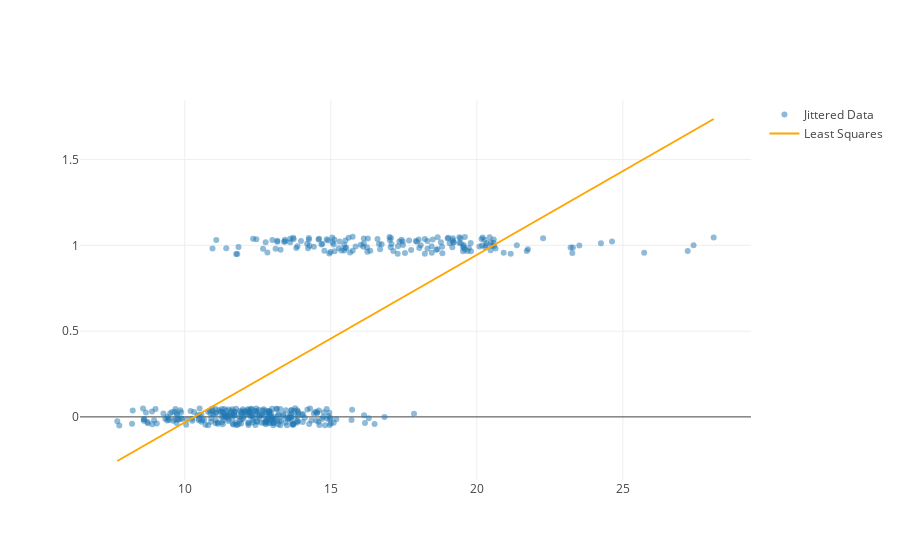

Write notebook code for a chart like this one.
### Markdown cell above
# How is our fit?

### Code cell
jitter_y = Y + 0.1*np.random.rand(len(Y)) - 0.05
points = go.Scatter(name="Jittered Data", 
                    x=np.squeeze(X), y = jitter_y, 
                    mode="markers", marker=dict(opacity=0.5))
X_plt = np.linspace(np.min(X), np.max(X), 10)
model_line = go.Scatter(name="Least Squares",
    x=X_plt, y=least_squares_model.predict(X_plt[:,np.newaxis]), 
    mode="lines", line=dict(color="orange"))
py.iplot([points, model_line])

### Figure 1 — Plotly figure (JSON) as saved in the notebook; plotly's stock layout.template omitted (floating-point values rounded to 4 significant figures; data arrays with more than 128 entries replaced by an {"elided": "..."} marker saying what was removed)
{"data": [{"marker": {"opacity": 0.5}, "mode": "markers", "name": "Jittered Data", "type": "scatter", "uid": "373f0828-d8da-4250-b427-ca0f630839c2", "x": {"elided": "426 float values"}, "y": {"elided": "426 float values"}}, {"line": {"color": "orange"}, "mode": "lines", "name": "Least Squares", "type": "scatter", "uid": "2881318a-221d-43fb-b4fb-953efccbb866", "x": [7.691, 9.96, 12.23, 14.5, 16.77, 19.03, 21.3, 23.57, 25.84, 28.11], "y": [-0.2571, -0.0356, 0.1859, 0.4075, 0.629, 0.8505, 1.072, 1.294, 1.515, 1.737]}], "layout": {}}
